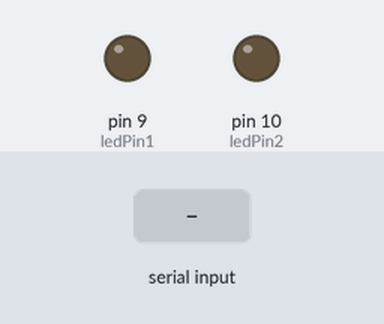
Simulated run of this sketch. Board: Arduino Uno, built with avr-gcc and run on an emulated ATmega328P. Parts: output pins drawn as LEDs (lit = HIGH). The test bench sets the inputs (shaded band).

Above: at 1.2 s.
1.3 s: "v\n" received over Serial
At 2.6 s:
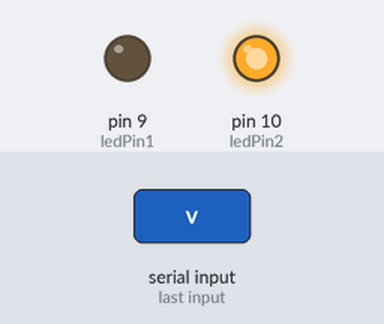
4.3 s: "c\n" received over Serial
At 4.9 s:
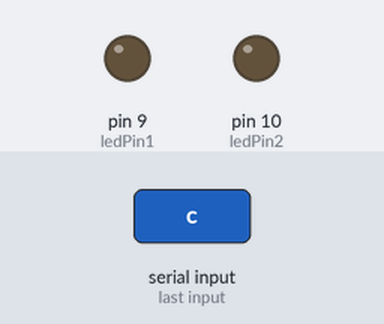
Timing chart, 0 to 7.3 s (numbered marks = the images above; inputs shaded):
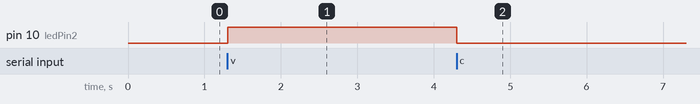

The sketch:

analogActuator.ino
```cpp
/** CAUTION : The IDs have to be different from
 *           one device to another.
 *
 *  The ID is composed as WXYZId where :
 *  - W allows the program to know what kind of device it is :
 *     --> 0 : SENSOR
 *     --> 1 : ACTUATOR
 *  - X corresponds to the data type influenced by the device :
 *     --> 0 : TEMPERATURE
 *     --> 1 : LIGHT
 *  - Y corresponds to the action the actuator is supposed to generate
 *     --> 0 : INCREASE
 *     --> 1 : DECREASE
 *     --> 2 : NONE
 *     --> 3 : OK
 *  - Z corresponds to the type of respond the actuator produce
 *     --> 0 : Numeric
 *     --> 1 : Analogic
 *  - Id : you can put whatever you want here.
**/
const String ID = "1001LigAc";

String intensity;
bool receivingValue;
int ledPin1 = 9;
int ledPin2 = 10;

float led1Intensity = 0;
float led2Intensity = 0;
byte luminosite;

void setup() {
  Serial.begin(9600);
  pinMode(ledPin1, OUTPUT);
  pinMode(ledPin2, OUTPUT);
  receivingValue = false;
  intensity = "";
  led1Intensity = 0;
  led2Intensity = 0;
  analogWrite(ledPin1, 255 * led1Intensity);
  analogWrite(ledPin2, 255 * led2Intensity);
}

void loop() {
  if (Serial.available() > 0)
  {
    char read = Serial.read();
    if (receivingValue) {
      //Receiving the intensity char per char
      //The intensity has to be HIGH, MEDHIGH, MEDLOW, or LOW
      if (read != '\n') {
        intensity += read;

      //When we reach the end of the word,
      //we light the LED according to the received intensity.
      } else {
        if (intensity == "HIGH") {
            led1Intensity = 1;
            led2Intensity = 1;
        } else if (intensity == "MEDHIGH") {
            led1Intensity = 1;
            led2Intensity = 0.3;
        } else if (intensity == "MEDLOW") {
            led1Intensity = 1;
            led2Intensity = 0;
        } else if (intensity == "LOW") {
            led1Intensity = 0.5;
            led2Intensity = 0;
        } else {
            led1Intensity = 0;
            led2Intensity = 2;
        }

        analogWrite(ledPin1, 255 * led1Intensity);
        analogWrite(ledPin2, 255 * led2Intensity);
        intensity = "";
        receivingValue = false;
      }
    }

    //Receiving the value if a 'v' is read
    if (read == 'v') {
      receivingValue = true;

    //Send the ID if a 'i' is received
    } else if (read == 'i') {
      Serial.println(ID.c_str());

    } else if (read == 'c') {
      setup();

    } else {
      //Do nothing if anything else is received
    }
  }
}
```

Measured:
- after the input at 1.3 s, pin 10 (ledPin2): LOW → HIGH at once
- after the input at 4.3 s, pin 10 (ledPin2): HIGH → LOW at once
